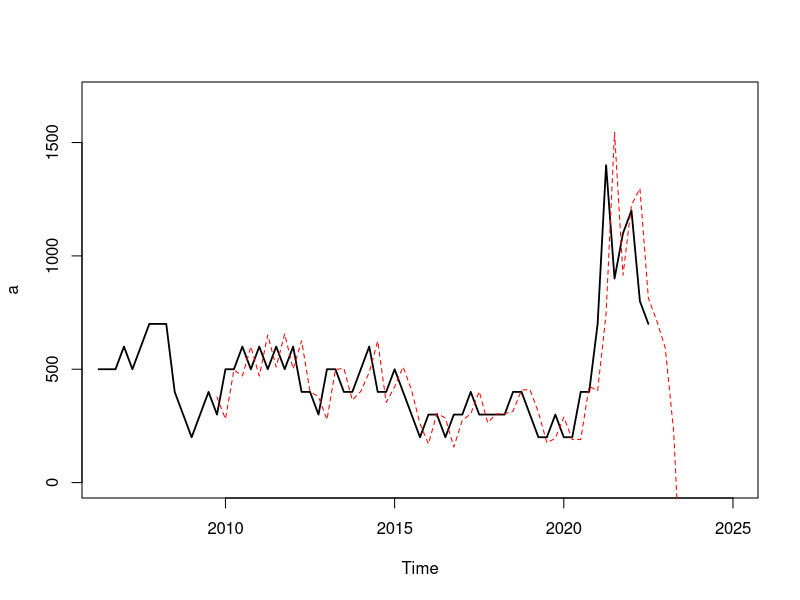
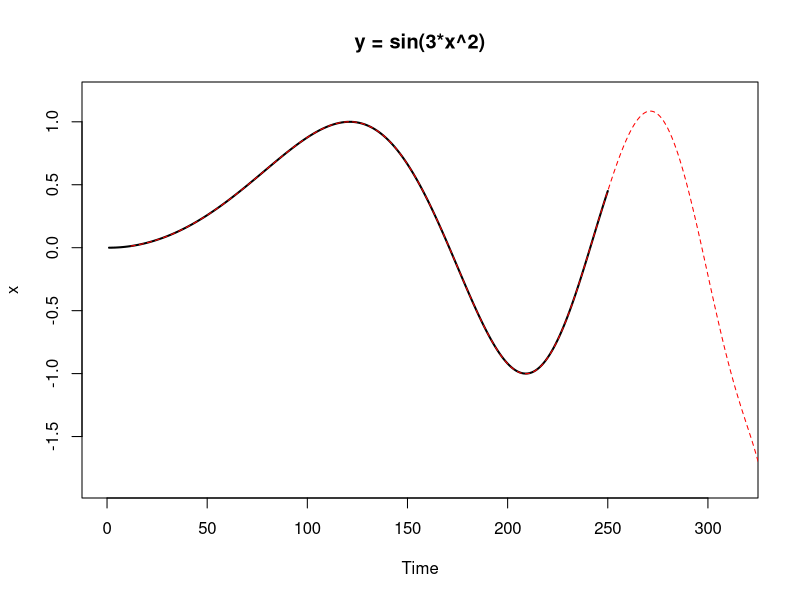
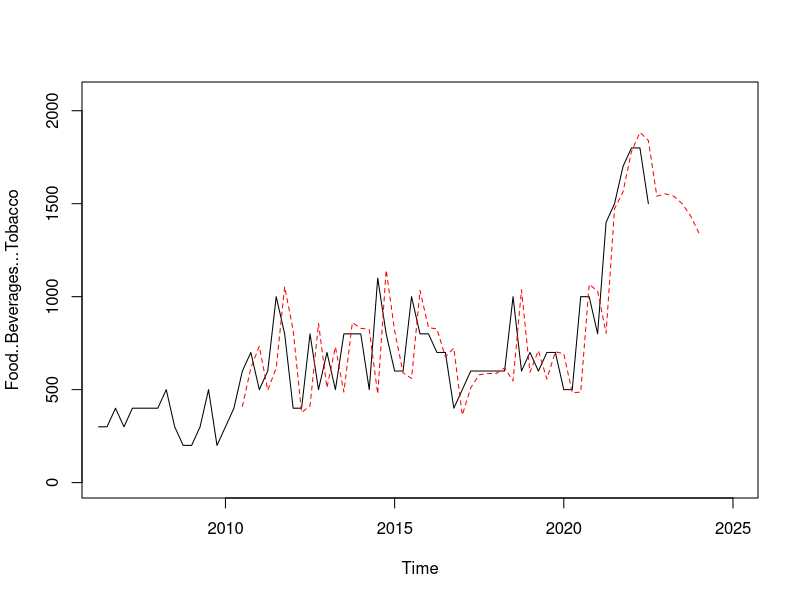
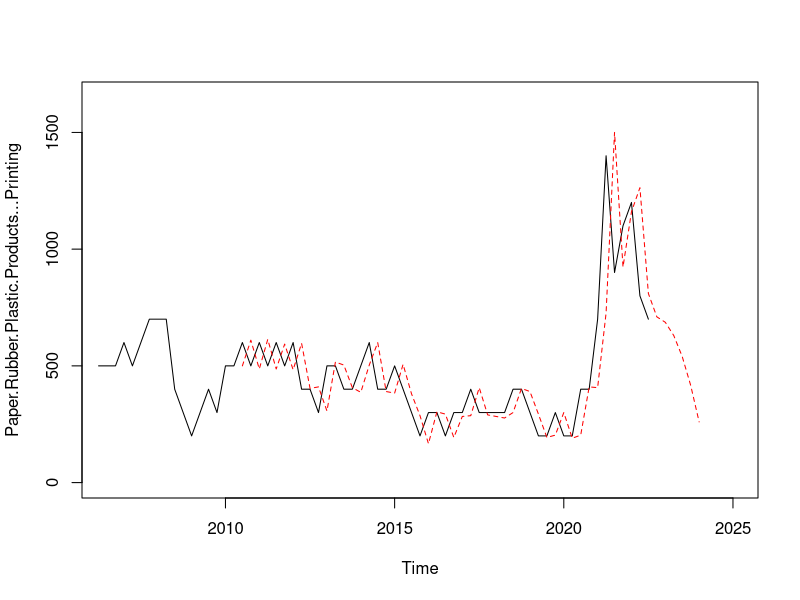
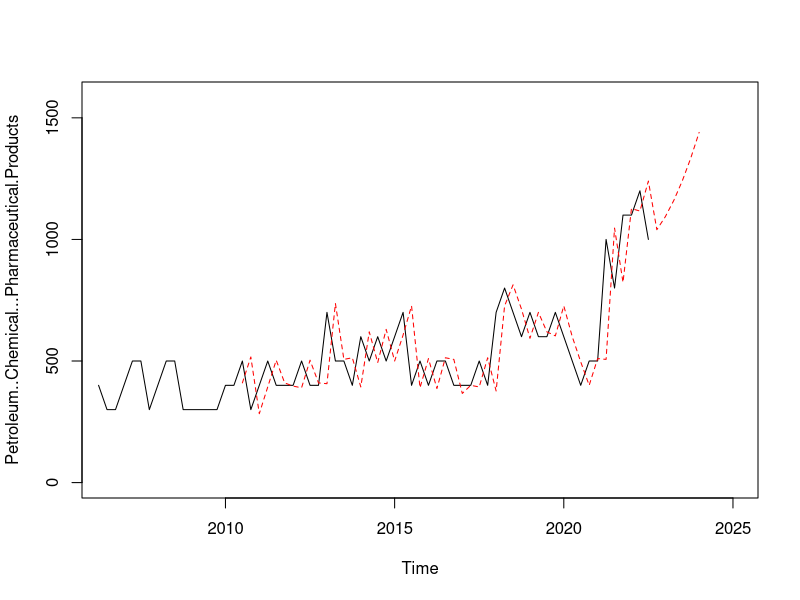
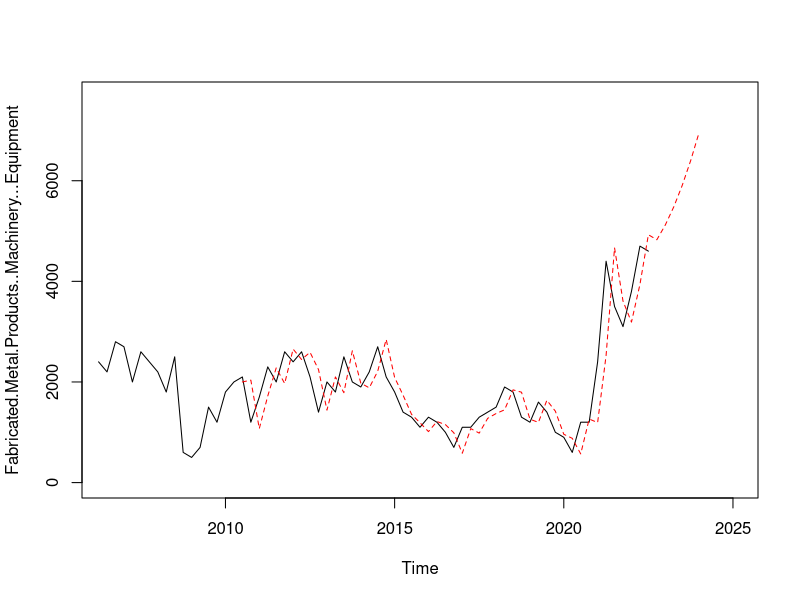
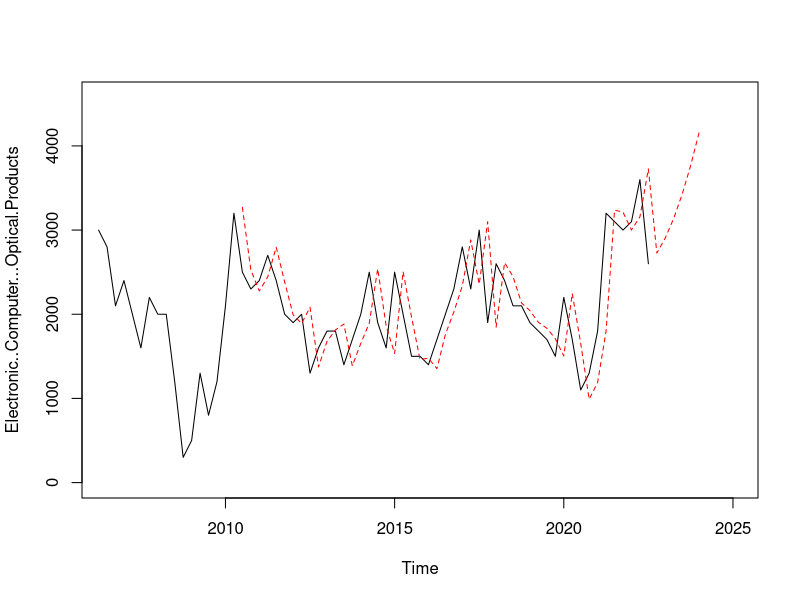
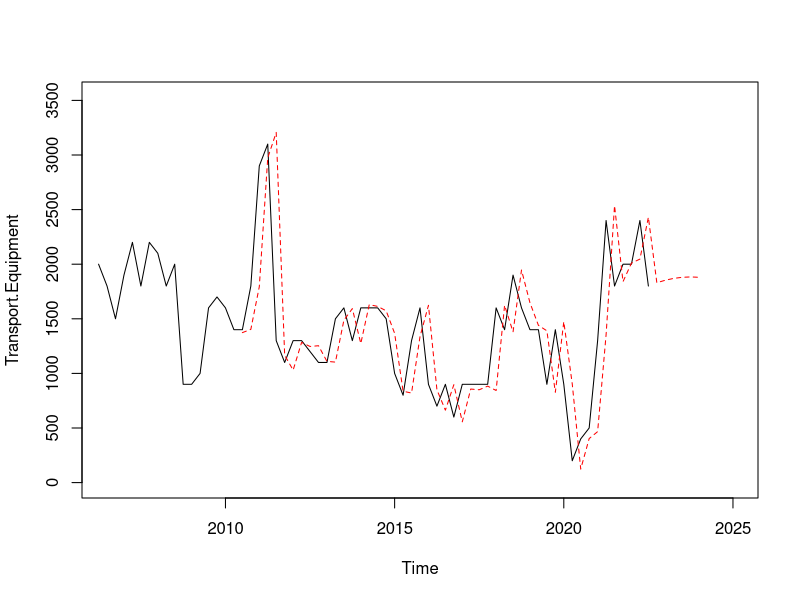

Recreate these plots in R, in order.
## ---- chunk 1
library("xts")
library("pracma")

setwd("D:/Work/Projects/bc2407-linkedin/Industry Forecast")

industry.df <- read.csv("Dataset/industry_demand_child_q.csv")
## ---- chunk 2
cols <- colnames(within(industry.df, rm('Time')))
industry.ts <- ts(industry.df, frequency=4, start=c(2006,2))
## ---- chunk 3
TaylorApproximation <- function(v0, derivatives, lookAheadPeriod, stepSize){
  out <- rep(v0, lookAheadPeriod)
  for (lookAhead in 1:lookAheadPeriod){
    count <- 1
    for (derivative in derivatives){
      out[lookAhead] <- out[lookAhead] + (derivative/factorial(count))*((lookAhead*stepSize)^count)
      count <- count + 1
    }
  }
  
  return (out)
}
## ---- chunk 4
TaylorExpansionModelAvg <- function(x, lag, degree, freq, forecastPeriod, stepSize){
  offset <- lag + degree
  inSample <- rep(0, length(x) - offset + forecastPeriod)
  inSample <- ts(inSample, frequency=freq, start=time(x)[offset + 1])
  derivatives <- rep(0, degree)
  
  x_diff <- list()
  
  for (deg in 1:degree){
    x_diff[[deg]] <- diff(x, difference=deg)
  }
  
  for (i in 1:(length(x)-offset)){
    for (j in 1:degree){
      derivatives[j] <- mean(x_diff[[j]][(i+(degree-j)):(i+(degree-j)+lag-1)])/stepSize^j
    }
    
    
    if (i == (length(x)-offset)){
      print(derivatives)
      inSample[i] <- TaylorApproximation(x[i+offset-1], derivatives, 1, stepSize)
      inSample[(i+1):(i+forecastPeriod)] <- TaylorApproximation(x[i+offset], derivatives, forecastPeriod, stepSize)
      print(TaylorApproximation(x[i+offset], derivatives, forecastPeriod, stepSize))
    }
    else{
      inSample[i] <- TaylorApproximation(x[i+offset-1], derivatives, 1, stepSize)
    }
  }
  
  return (inSample)
}
## ---- chunk 5
ExpMean <- function(x, p){
  
}
## ---- chunk 6
TaylorExpansionModelExpAvg <- function(x, lag, degree, freq, forecastPeriod, stepSize){
  offset <- lag + degree
  inSample <- rep(0, length(x) - offset + forecastPeriod)
  inSample <- ts(inSample, frequency=freq, start=time(x)[offset + 1])
  derivatives <- rep(0, degree)
  
  x_diff <- list()
  
  for (deg in 1:degree){
    x_diff[[deg]] <- diff(x, difference=deg)
  }
  
  for (i in 1:(length(x)-offset)){
    for (j in 1:degree){
      derivatives[j] <- mean(x_diff[[j]][(i+(degree-j)):(i+(degree-j)+lag-1)])/stepSize^j
    }
    
    
    if (i == (length(x)-offset)){
      print(derivatives)
      inSample[i] <- TaylorApproximation(x[i+offset-1], derivatives, 1, stepSize)
      inSample[(i+1):(i+forecastPeriod)] <- TaylorApproximation(x[i+offset], derivatives, forecastPeriod, stepSize)
      print(TaylorApproximation(x[i+offset], derivatives, forecastPeriod, stepSize))
    }
    else{
      inSample[i] <- TaylorApproximation(x[i+offset-1], derivatives, 1, stepSize)
    }
  }
  
  return (inSample)
}
## ---- chunk 7
TaylorExpansionModelKalman <- function(x, degree, freq, forecastPeriod, stepSize){
  
}
## ---- chunk 8
x = linspace(0, 20, 20)
y = x^2
y = ts(y, freq=1, start=1)
diff(y, differences = 1)/(x[2] - x[1])
diff(y, differences = 2)/(x[2] - x[1])^2

## ---- chunk 9
x = linspace(0, 1.5, 250)
x = sin(3*x^2)
x = ts(x, freq=1, start=1)

a = industry.ts[,3]

pred = TaylorExpansionModelAvg(a, lag=10, degree=4, freq=4, forecastPeriod=8, stepSize=0.25)

plot(a, ylim=c(0, max(pred)*1.1), xlim=c(2006.5, 2025), lwd=1.75)
lines(pred, lty=2, col='red')

pred = TaylorExpansionModelAvg(x, lag=1, degree=10, freq=1, forecastPeriod=75, stepSize=(2.5/250))

plot(x, ylim=c(-abs(min(pred)*1.1), max(pred)*1.1), xlim=c(0, length(x)*1.25), lwd=2)
title('y = sin(3*x^2)')
lines(pred, lty=2, col='red')
## ---- chunk 10
for (col in cols){
  print("Creating model for:")
  print(col)
  tempTS <- ts(industry.df[col], frequency=4, start=c(2006,2))
  pred = TaylorExpansionModelAvg(tempTS, lag=15, degree=2, freq=4, forecastPeriod=6, stepSize=0.25)
  plot(tempTS, ylab=col, ylim=c(0, max(pred)*1.1), xlim=c(2006.5, 2025))
  lines(pred, lty=2, col='red')
}
